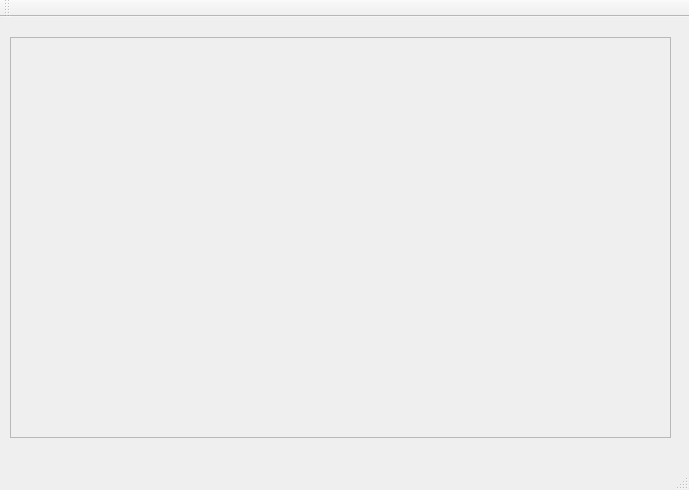
<?xml version="1.0" encoding="UTF-8"?>
<ui version="4.0">
 <class>MainWindow</class>
 <widget class="QMainWindow" name="MainWindow">
  <property name="geometry">
   <rect>
    <x>0</x>
    <y>0</y>
    <width>689</width>
    <height>490</height>
   </rect>
  </property>
  <property name="windowTitle">
   <string>MainWindow</string>
  </property>
  <widget class="QWidget" name="centralWidget">
   <widget class="QFrame" name="frame">
    <property name="geometry">
     <rect>
      <x>10</x>
      <y>20</y>
      <width>661</width>
      <height>401</height>
     </rect>
    </property>
    <property name="frameShape">
     <enum>QFrame::StyledPanel</enum>
    </property>
    <property name="frameShadow">
     <enum>QFrame::Raised</enum>
    </property>
   </widget>
  </widget>
  <widget class="QMenuBar" name="menuBar">
   <property name="geometry">
    <rect>
     <x>0</x>
     <y>0</y>
     <width>689</width>
     <height>22</height>
    </rect>
   </property>
  </widget>
  <widget class="QToolBar" name="mainToolBar">
   <attribute name="toolBarArea">
    <enum>TopToolBarArea</enum>
   </attribute>
   <attribute name="toolBarBreak">
    <bool>false</bool>
   </attribute>
  </widget>
  <widget class="QStatusBar" name="statusBar"/>
 </widget>
 <layoutdefault spacing="6" margin="11"/>
 <resources/>
 <connections/>
</ui>
